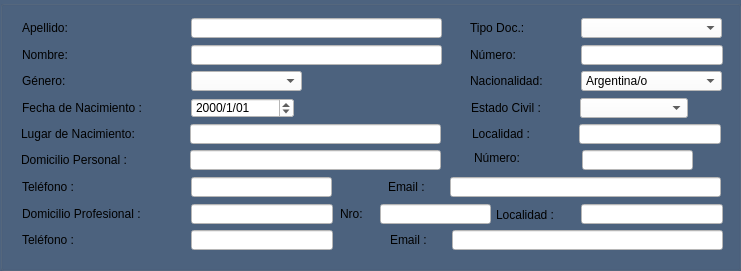
     <widget class="QGroupBox" name="groupBox_10">
      <property name="geometry">
       <rect>
        <x>9</x>
        <y>10</y>
        <width>741</width>
        <height>271</height>
       </rect>
      </property>
      <property name="palette">
       <palette>
        <active>
         <colorrole role="WindowText">
          <brush brushstyle="SolidPattern">
           <color alpha="255">
            <red>0</red>
            <green>0</green>
            <blue>0</blue>
           </color>
          </brush>
         </colorrole>
         <colorrole role="Button">
          <brush brushstyle="SolidPattern">
           <color alpha="255">
            <red>77</red>
            <green>99</green>
            <blue>127</blue>
           </color>
          </brush>
         </colorrole>
         <colorrole role="Light">
          <brush brushstyle="SolidPattern">
           <color alpha="255">
            <red>255</red>
            <green>255</green>
            <blue>255</blue>
           </color>
          </brush>
         </colorrole>
         <colorrole role="Midlight">
          <brush brushstyle="SolidPattern">
           <color alpha="255">
            <red>255</red>
            <green>233</green>
            <blue>195</blue>
           </color>
          </brush>
         </colorrole>
         <colorrole role="Dark">
          <brush brushstyle="SolidPattern">
           <color alpha="255">
            <red>127</red>
            <green>105</green>
            <blue>67</blue>
           </color>
          </brush>
         </colorrole>
         <colorrole role="Mid">
          <brush brushstyle="SolidPattern">
           <color alpha="255">
            <red>170</red>
            <green>141</green>
            <blue>90</blue>
           </color>
          </brush>
         </colorrole>
         <colorrole role="Text">
          <brush brushstyle="SolidPattern">
           <color alpha="255">
            <red>0</red>
            <green>0</green>
            <blue>0</blue>
           </color>
          </brush>
         </colorrole>
         <colorrole role="BrightText">
          <brush brushstyle="SolidPattern">
           <color alpha="255">
            <red>255</red>
            <green>255</green>
            <blue>255</blue>
           </color>
          </brush>
         </colorrole>
         <colorrole role="ButtonText">
          <brush brushstyle="SolidPattern">
           <color alpha="255">
            <red>0</red>
            <green>0</green>
            <blue>0</blue>
           </color>
          </brush>
         </colorrole>
         <colorrole role="Base">
          <brush brushstyle="SolidPattern">
           <color alpha="255">
            <red>77</red>
            <green>99</green>
            <blue>127</blue>
           </color>
          </brush>
         </colorrole>
         <colorrole role="Window">
          <brush brushstyle="SolidPattern">
           <color alpha="255">
            <red>77</red>
            <green>99</green>
            <blue>127</blue>
           </color>
          </brush>
         </colorrole>
         <colorrole role="Shadow">
          <brush brushstyle="SolidPattern">
           <color alpha="255">
            <red>0</red>
            <green>0</green>
            <blue>0</blue>
           </color>
          </brush>
         </colorrole>
         <colorrole role="AlternateBase">
          <brush brushstyle="SolidPattern">
           <color alpha="255">
            <red>255</red>
            <green>233</green>
            <blue>195</blue>
           </color>
          </brush>
         </colorrole>
         <colorrole role="ToolTipBase">
          <brush brushstyle="SolidPattern">
           <color alpha="255">
            <red>255</red>
            <green>255</green>
            <blue>220</blue>
           </color>
          </brush>
         </colorrole>
         <colorrole role="ToolTipText">
          <brush brushstyle="SolidPattern">
           <color alpha="255">
            <red>0</red>
            <green>0</green>
            <blue>0</blue>
           </color>
          </brush>
         </colorrole>
        </active>
        <inactive>
         <colorrole role="WindowText">
          <brush brushstyle="SolidPattern">
           <color alpha="255">
            <red>0</red>
            <green>0</green>
            <blue>0</blue>
           </color>
          </brush>
         </colorrole>
         <colorrole role="Button">
          <brush brushstyle="SolidPattern">
           <color alpha="255">
            <red>77</red>
            <green>99</green>
            <blue>127</blue>
           </color>
          </brush>
         </colorrole>
         <colorrole role="Light">
          <brush brushstyle="SolidPattern">
           <color alpha="255">
            <red>255</red>
            <green>255</green>
            <blue>255</blue>
           </color>
          </brush>
         </colorrole>
         <colorrole role="Midlight">
          <brush brushstyle="SolidPattern">
           <color alpha="255">
            <red>255</red>
            <green>233</green>
            <blue>195</blue>
           </color>
          </brush>
         </colorrole>
         <colorrole role="Dark">
          <brush brushstyle="SolidPattern">
           <color alpha="255">
            <red>127</red>
            <green>105</green>
            <blue>67</blue>
           </color>
          </brush>
         </colorrole>
         <colorrole role="Mid">
          <brush brushstyle="SolidPattern">
           <color alpha="255">
            <red>170</red>
            <green>141</green>
            <blue>90</blue>
           </color>
          </brush>
         </colorrole>
         <colorrole role="Text">
          <brush brushstyle="SolidPattern">
           <color alpha="255">
            <red>0</red>
            <green>0</green>
            <blue>0</blue>
           </color>
          </brush>
         </colorrole>
         <colorrole role="BrightText">
          <brush brushstyle="SolidPattern">
           <color alpha="255">
            <red>255</red>
            <green>255</green>
            <blue>255</blue>
           </color>
          </brush>
         </colorrole>
         <colorrole role="ButtonText">
          <brush brushstyle="SolidPattern">
           <color alpha="255">
            <red>0</red>
            <green>0</green>
            <blue>0</blue>
           </color>
          </brush>
         </colorrole>
         <colorrole role="Base">
          <brush brushstyle="SolidPattern">
           <color alpha="255">
            <red>77</red>
            <green>99</green>
            <blue>127</blue>
           </color>
          </brush>
         </colorrole>
         <colorrole role="Window">
          <brush brushstyle="SolidPattern">
           <color alpha="255">
            <red>77</red>
            <green>99</green>
            <blue>127</blue>
           </color>
          </brush>
         </colorrole>
         <colorrole role="Shadow">
          <brush brushstyle="SolidPattern">
           <color alpha="255">
            <red>0</red>
            <green>0</green>
            <blue>0</blue>
           </color>
          </brush>
         </colorrole>
         <colorrole role="AlternateBase">
          <brush brushstyle="SolidPattern">
           <color alpha="255">
            <red>255</red>
            <green>233</green>
            <blue>195</blue>
           </color>
          </brush>
         </colorrole>
         <colorrole role="ToolTipBase">
          <brush brushstyle="SolidPattern">
           <color alpha="255">
            <red>255</red>
            <green>255</green>
            <blue>220</blue>
           </color>
          </brush>
         </colorrole>
         <colorrole role="ToolTipText">
          <brush brushstyle="SolidPattern">
           <color alpha="255">
            <red>0</red>
            <green>0</green>
            <blue>0</blue>
           </color>
          </brush>
         </colorrole>
        </inactive>
        <disabled>
         <colorrole role="WindowText">
          <brush brushstyle="SolidPattern">
           <color alpha="255">
            <red>127</red>
            <green>105</green>
            <blue>67</blue>
           </color>
          </brush>
         </colorrole>
         <colorrole role="Button">
          <brush brushstyle="SolidPattern">
           <color alpha="255">
            <red>77</red>
            <green>99</green>
            <blue>127</blue>
           </color>
          </brush>
         </colorrole>
         <colorrole role="Light">
          <brush brushstyle="SolidPattern">
           <color alpha="255">
            <red>255</red>
            <green>255</green>
            <blue>255</blue>
           </color>
          </brush>
         </colorrole>
         <colorrole role="Midlight">
          <brush brushstyle="SolidPattern">
           <color alpha="255">
            <red>255</red>
            <green>233</green>
            <blue>195</blue>
           </color>
          </brush>
         </colorrole>
         <colorrole role="Dark">
          <brush brushstyle="SolidPattern">
           <color alpha="255">
            <red>127</red>
            <green>105</green>
            <blue>67</blue>
           </color>
          </brush>
         </colorrole>
         <colorrole role="Mid">
          <brush brushstyle="SolidPattern">
           <color alpha="255">
            <red>170</red>
            <green>141</green>
            <blue>90</blue>
           </color>
          </brush>
         </colorrole>
         <colorrole role="Text">
          <brush brushstyle="SolidPattern">
           <color alpha="255">
            <red>127</red>
            <green>105</green>
            <blue>67</blue>
           </color>
          </brush>
         </colorrole>
         <colorrole role="BrightText">
          <brush brushstyle="SolidPattern">
           <color alpha="255">
            <red>255</red>
            <green>255</green>
            <blue>255</blue>
           </color>
          </brush>
         </colorrole>
         <colorrole role="ButtonText">
          <brush brushstyle="SolidPattern">
           <color alpha="255">
            <red>127</red>
            <green>105</green>
            <blue>67</blue>
           </color>
          </brush>
         </colorrole>
         <colorrole role="Base">
          <brush brushstyle="SolidPattern">
           <color alpha="255">
            <red>77</red>
            <green>99</green>
            <blue>127</blue>
           </color>
          </brush>
         </colorrole>
         <colorrole role="Window">
          <brush brushstyle="SolidPattern">
           <color alpha="255">
            <red>77</red>
            <green>99</green>
            <blue>127</blue>
           </color>
          </brush>
         </colorrole>
         <colorrole role="Shadow">
          <brush brushstyle="SolidPattern">
           <color alpha="255">
            <red>0</red>
            <green>0</green>
            <blue>0</blue>
           </color>
          </brush>
         </colorrole>
         <colorrole role="AlternateBase">
          <brush brushstyle="SolidPattern">
           <color alpha="255">
            <red>255</red>
            <green>211</green>
            <blue>135</blue>
           </color>
          </brush>
         </colorrole>
         <colorrole role="ToolTipBase">
          <brush brushstyle="SolidPattern">
           <color alpha="255">
            <red>255</red>
            <green>255</green>
            <blue>220</blue>
           </color>
          </brush>
         </colorrole>
         <colorrole role="ToolTipText">
          <brush brushstyle="SolidPattern">
           <color alpha="255">
            <red>0</red>
            <green>0</green>
            <blue>0</blue>
           </color>
          </brush>
         </colorrole>
        </disabled>
       </palette>
      </property>
      <property name="font">
       <font>
        <family>Century Schoolbook L</family>
        <pointsize>11</pointsize>
        <weight>9</weight>
        <italic>false</italic>
        <bold>false</bold>
       </font>
      </property>
      <property name="styleSheet">
       <string notr="true">QGroupBox{
background-color: rgb(77, 99, 127);
}

QLineEdit{
background-color: rgb(255, 255, 255);
}

</string>
      </property>
      <property name="title">
       <string/>
      </property>
      <widget class="QLineEdit" name="lne_apellido">
       <property name="geometry">
        <rect>
         <x>191</x>
         <y>18</y>
         <width>251</width>
         <height>20</height>
        </rect>
       </property>
       <property name="styleSheet">
        <string notr="true">QLineEdit{

background-color: rgb(255, 255, 255);

}</string>
       </property>
      </widget>
      <widget class="QLineEdit" name="lne_nombre">
       <property name="geometry">
        <rect>
         <x>191</x>
         <y>45</y>
         <width>251</width>
         <height>20</height>
        </rect>
       </property>
       <property name="styleSheet">
        <string notr="true">QLineEdit{
background-color: rgb(255, 255, 255);

}</string>
       </property>
      </widget>
      <widget class="QComboBox" name="cbx_genero">
       <property name="geometry">
        <rect>
         <x>191</x>
         <y>71</y>
         <width>111</width>
         <height>20</height>
        </rect>
       </property>
       <property name="styleSheet">
        <string notr="true">background-color: rgb(255, 255, 255);</string>
       </property>
       <item>
        <property name="text">
         <string/>
        </property>
       </item>
       <item>
        <property name="text">
         <string>Femenino</string>
        </property>
       </item>
       <item>
        <property name="text">
         <string>Masculino</string>
        </property>
       </item>
      </widget>
      <widget class="QDateEdit" name="dte_fecha_nacimiento">
       <property name="geometry">
        <rect>
         <x>191</x>
         <y>98</y>
         <width>103</width>
         <height>20</height>
        </rect>
       </property>
       <property name="styleSheet">
        <string notr="true">background-color: rgb(255, 255, 255);

</string>
       </property>
       <property name="displayFormat">
        <string>yyyy/M/dd</string>
       </property>
      </widget>
      <widget class="QLineEdit" name="lne_lugar_nacimiento">
       <property name="geometry">
        <rect>
         <x>190</x>
         <y>124</y>
         <width>251</width>
         <height>20</height>
        </rect>
       </property>
      </widget>
      <widget class="QComboBox" name="cbx_estado_civil">
       <property name="geometry">
        <rect>
         <x>580</x>
         <y>98</y>
         <width>108</width>
         <height>20</height>
        </rect>
       </property>
       <property name="styleSheet">
        <string notr="true">background-color: rgb(255, 255, 255);</string>
       </property>
       <item>
        <property name="text">
         <string/>
        </property>
       </item>
       <item>
        <property name="text">
         <string>Soltera/o</string>
        </property>
       </item>
       <item>
        <property name="text">
         <string>Casada/o</string>
        </property>
       </item>
       <item>
        <property name="text">
         <string>Divorciada/o</string>
        </property>
       </item>
       <item>
        <property name="text">
         <string>Viuda/o</string>
        </property>
       </item>
      </widget>
      <widget class="QLabel" name="label_28">
       <property name="geometry">
        <rect>
         <x>21</x>
         <y>150</y>
         <width>139</width>
         <height>20</height>
        </rect>
       </property>
       <property name="text">
        <string>Domicilio Personal :</string>
       </property>
       <property name="alignment">
        <set>Qt::AlignLeading|Qt::AlignLeft|Qt::AlignVCenter</set>
       </property>
      </widget>
      <widget class="QLabel" name="label_70">
       <property name="geometry">
        <rect>
         <x>474</x>
         <y>148</y>
         <width>61</width>
         <height>20</height>
        </rect>
       </property>
       <property name="text">
        <string>Número:</string>
       </property>
       <property name="alignment">
        <set>Qt::AlignLeading|Qt::AlignLeft|Qt::AlignVCenter</set>
       </property>
      </widget>
      <widget class="QLabel" name="label_27">
       <property name="geometry">
        <rect>
         <x>472</x>
         <y>124</y>
         <width>76</width>
         <height>20</height>
        </rect>
       </property>
       <property name="text">
        <string>Localidad :</string>
       </property>
       <property name="alignment">
        <set>Qt::AlignLeading|Qt::AlignLeft|Qt::AlignVCenter</set>
       </property>
      </widget>
      <widget class="QLabel" name="label_22">
       <property name="geometry">
        <rect>
         <x>22</x>
         <y>98</y>
         <width>155</width>
         <height>20</height>
        </rect>
       </property>
       <property name="text">
        <string>Fecha de Nacimiento :</string>
       </property>
       <property name="alignment">
        <set>Qt::AlignLeading|Qt::AlignLeft|Qt::AlignVCenter</set>
       </property>
      </widget>
      <widget class="QLabel" name="label_19">
       <property name="geometry">
        <rect>
         <x>21</x>
         <y>124</y>
         <width>151</width>
         <height>20</height>
        </rect>
       </property>
       <property name="text">
        <string>Lugar de Nacimiento:</string>
       </property>
       <property name="alignment">
        <set>Qt::AlignLeading|Qt::AlignLeft|Qt::AlignVCenter</set>
       </property>
      </widget>
      <widget class="QLabel" name="label_20">
       <property name="geometry">
        <rect>
         <x>471</x>
         <y>98</y>
         <width>94</width>
         <height>20</height>
        </rect>
       </property>
       <property name="text">
        <string>Estado Civil :</string>
       </property>
       <property name="alignment">
        <set>Qt::AlignLeading|Qt::AlignLeft|Qt::AlignVCenter</set>
       </property>
      </widget>
      <widget class="QLineEdit" name="lne_domicilio_personal">
       <property name="geometry">
        <rect>
         <x>582</x>
         <y>150</y>
         <width>111</width>
         <height>20</height>
        </rect>
       </property>
      </widget>
      <widget class="QLineEdit" name="lne_numero_domicilio_personal">
       <property name="geometry">
        <rect>
         <x>579</x>
         <y>124</y>
         <width>142</width>
         <height>20</height>
        </rect>
       </property>
      </widget>
      <widget class="QLineEdit" name="lne_localidad_personal">
       <property name="geometry">
        <rect>
         <x>190</x>
         <y>150</y>
         <width>251</width>
         <height>20</height>
        </rect>
       </property>
      </widget>
      <widget class="QLineEdit" name="lne_domicilio_profesional">
       <property name="geometry">
        <rect>
         <x>191</x>
         <y>204</y>
         <width>142</width>
         <height>20</height>
        </rect>
       </property>
      </widget>
      <widget class="QLabel" name="label_29">
       <property name="geometry">
        <rect>
         <x>22</x>
         <y>204</y>
         <width>156</width>
         <height>20</height>
        </rect>
       </property>
       <property name="text">
        <string>Domicilio Profesional :</string>
       </property>
       <property name="alignment">
        <set>Qt::AlignLeading|Qt::AlignLeft|Qt::AlignVCenter</set>
       </property>
      </widget>
      <widget class="QLabel" name="label_71">
       <property name="geometry">
        <rect>
         <x>340</x>
         <y>204</y>
         <width>31</width>
         <height>20</height>
        </rect>
       </property>
       <property name="text">
        <string>Nro:</string>
       </property>
       <property name="alignment">
        <set>Qt::AlignLeading|Qt::AlignLeft|Qt::AlignVCenter</set>
       </property>
      </widget>
      <widget class="QLineEdit" name="lne_numero_profesional">
       <property name="geometry">
        <rect>
         <x>380</x>
         <y>204</y>
         <width>111</width>
         <height>20</height>
        </rect>
       </property>
      </widget>
      <widget class="QLabel" name="label_30">
       <property name="geometry">
        <rect>
         <x>496</x>
         <y>205</y>
         <width>76</width>
         <height>20</height>
        </rect>
       </property>
       <property name="text">
        <string>Localidad :</string>
       </property>
       <property name="alignment">
        <set>Qt::AlignLeading|Qt::AlignLeft|Qt::AlignVCenter</set>
       </property>
      </widget>
      <widget class="QLineEdit" name="lne_localidad_profesional">
       <property name="geometry">
        <rect>
         <x>581</x>
         <y>204</y>
         <width>142</width>
         <height>20</height>
        </rect>
       </property>
      </widget>
      <widget class="QLabel" name="label_50">
       <property name="geometry">
        <rect>
         <x>390</x>
         <y>230</y>
         <width>51</width>
         <height>20</height>
        </rect>
       </property>
       <property name="text">
        <string>Email :</string>
       </property>
       <property name="alignment">
        <set>Qt::AlignLeading|Qt::AlignLeft|Qt::AlignVCenter</set>
       </property>
      </widget>
      <widget class="QLineEdit" name="lne_correo_personal_2">
       <property name="geometry">
        <rect>
         <x>452</x>
         <y>230</y>
         <width>271</width>
         <height>20</height>
        </rect>
       </property>
       <property name="styleSheet">
        <string notr="true">QLineEdit{

background-color: rgb(255, 255, 255);

}</string>
       </property>
      </widget>
      <widget class="QLineEdit" name="lne_telefono_personal">
       <property name="geometry">
        <rect>
         <x>191</x>
         <y>177</y>
         <width>141</width>
         <height>20</height>
        </rect>
       </property>
      </widget>
      <widget class="QLineEdit" name="lne_telefono_profesional">
       <property name="geometry">
        <rect>
         <x>191</x>
         <y>230</y>
         <width>142</width>
         <height>20</height>
        </rect>
       </property>
      </widget>
      <widget class="QLabel" name="label_25">
       <property name="geometry">
        <rect>
         <x>22</x>
         <y>177</y>
         <width>68</width>
         <height>20</height>
        </rect>
       </property>
       <property name="text">
        <string>Teléfono :</string>
       </property>
       <property name="alignment">
        <set>Qt::AlignLeading|Qt::AlignLeft|Qt::AlignVCenter</set>
       </property>
      </widget>
      <widget class="QLabel" name="label_44">
       <property name="geometry">
        <rect>
         <x>22</x>
         <y>71</y>
         <width>55</width>
         <height>20</height>
        </rect>
       </property>
       <property name="text">
        <string>Género:</string>
       </property>
       <property name="alignment">
        <set>Qt::AlignLeading|Qt::AlignLeft|Qt::AlignVCenter</set>
       </property>
      </widget>
      <widget class="QLabel" name="label_4">
       <property name="geometry">
        <rect>
         <x>22</x>
         <y>18</y>
         <width>62</width>
         <height>20</height>
        </rect>
       </property>
       <property name="text">
        <string>Apellido:</string>
       </property>
       <property name="alignment">
        <set>Qt::AlignLeading|Qt::AlignLeft|Qt::AlignVCenter</set>
       </property>
      </widget>
      <widget class="QLabel" name="label_21">
       <property name="geometry">
        <rect>
         <x>22</x>
         <y>45</y>
         <width>60</width>
         <height>20</height>
        </rect>
       </property>
       <property name="text">
        <string>Nombre:</string>
       </property>
       <property name="alignment">
        <set>Qt::AlignLeading|Qt::AlignLeft|Qt::AlignVCenter</set>
       </property>
      </widget>
      <widget class="QLabel" name="label_31">
       <property name="geometry">
        <rect>
         <x>22</x>
         <y>230</y>
         <width>68</width>
         <height>20</height>
        </rect>
       </property>
       <property name="text">
        <string>Teléfono :</string>
       </property>
       <property name="alignment">
        <set>Qt::AlignLeading|Qt::AlignLeft|Qt::AlignVCenter</set>
       </property>
      </widget>
      <widget class="QLabel" name="label_33">
       <property name="geometry">
        <rect>
         <x>388</x>
         <y>177</y>
         <width>51</width>
         <height>20</height>
        </rect>
       </property>
       <property name="text">
        <string>Email :</string>
       </property>
       <property name="alignment">
        <set>Qt::AlignLeading|Qt::AlignLeft|Qt::AlignVCenter</set>
       </property>
      </widget>
      <widget class="QLabel" name="label_26">
       <property name="geometry">
        <rect>
         <x>470</x>
         <y>71</y>
         <width>97</width>
         <height>20</height>
        </rect>
       </property>
       <property name="text">
        <string>Nacionalidad:</string>
       </property>
       <property name="alignment">
        <set>Qt::AlignLeading|Qt::AlignLeft|Qt::AlignVCenter</set>
       </property>
      </widget>
      <widget class="QLabel" name="label_24">
       <property name="geometry">
        <rect>
         <x>470</x>
         <y>18</y>
         <width>70</width>
         <height>20</height>
        </rect>
       </property>
       <property name="text">
        <string>Tipo Doc.:</string>
       </property>
       <property name="alignment">
        <set>Qt::AlignLeading|Qt::AlignLeft|Qt::AlignVCenter</set>
       </property>
      </widget>
      <widget class="QLabel" name="label_46">
       <property name="geometry">
        <rect>
         <x>470</x>
         <y>45</y>
         <width>65</width>
         <height>20</height>
        </rect>
       </property>
       <property name="text">
        <string>Número: </string>
       </property>
       <property name="alignment">
        <set>Qt::AlignLeading|Qt::AlignLeft|Qt::AlignVCenter</set>
       </property>
      </widget>
      <widget class="QLineEdit" name="lne_numero_doc">
       <property name="geometry">
        <rect>
         <x>581</x>
         <y>45</y>
         <width>142</width>
         <height>20</height>
        </rect>
       </property>
       <property name="text">
        <string/>
       </property>
      </widget>
      <widget class="QComboBox" name="cbx_tipo_doc">
       <property name="geometry">
        <rect>
         <x>581</x>
         <y>18</y>
         <width>141</width>
         <height>20</height>
        </rect>
       </property>
       <property name="styleSheet">
        <string notr="true">background-color: rgb(255, 255, 255);</string>
       </property>
       <item>
        <property name="text">
         <string/>
        </property>
       </item>
       <item>
        <property name="text">
         <string>DNI</string>
        </property>
       </item>
       <item>
        <property name="text">
         <string>PASAPORTE</string>
        </property>
       </item>
      </widget>
      <widget class="QLineEdit" name="lne_correo_personal">
       <property name="geometry">
        <rect>
         <x>450</x>
         <y>177</y>
         <width>271</width>
         <height>20</height>
        </rect>
       </property>
       <property name="styleSheet">
        <string notr="true">QLineEdit{

background-color: rgb(255, 255, 255);

}</string>
       </property>
      </widget>
      <widget class="QComboBox" name="cbx_nacionalidad">
       <property name="geometry">
        <rect>
         <x>581</x>
         <y>71</y>
         <width>141</width>
         <height>20</height>
        </rect>
       </property>
       <property name="styleSheet">
        <string notr="true">background-color: rgb(255, 255, 255);
</string>
       </property>
       <item>
        <property name="text">
         <string>Argentina/o</string>
        </property>
       </item>
       <item>
        <property name="text">
         <string>Boliviana/o</string>
        </property>
       </item>
       <item>
        <property name="text">
         <string>Paraguaya/o</string>
        </property>
       </item>
       <item>
        <property name="text">
         <string>Brasilera/o</string>
        </property>
       </item>
       <item>
        <property name="text">
         <string>Venezolana/o</string>
        </property>
       </item>
       <item>
        <property name="text">
         <string>Uruguaya/o</string>
        </property>
       </item>
      </widget>
     </widget>
